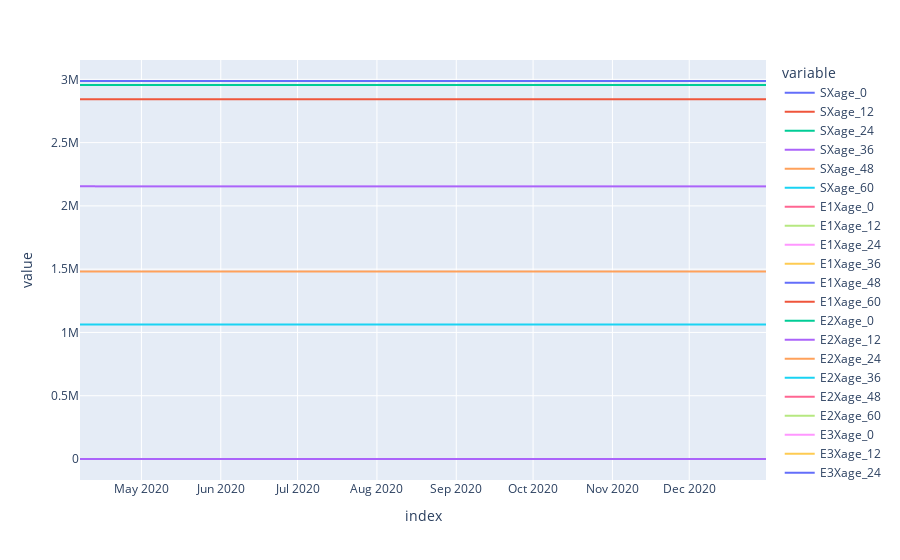

Here is the notebook cell this chart was saved with:
### Code cell
#Plot compartment outputs
m.get_outputs_df().plot()

### Figure 1 — Plotly figure (JSON) as saved in the notebook; plotly's stock layout.template omitted (floating-point values rounded to 4 significant figures; data arrays with more than 128 entries replaced by an {"elided": "..."} marker saying what was removed)
{"data": [{"hovertemplate": "variable=SXage_0<br>index=%{x}<br>value=%{y}<extra></extra>", "legendgroup": "SXage_0", "line": {"color": "#636efa", "dash": "solid"}, "marker": {"symbol": "circle"}, "mode": "lines", "name": "SXage_0", "showlegend": true, "type": "scattergl", "x": {"elided": "269 str values"}, "xaxis": "x", "y": {"elided": "269 float values"}, "yaxis": "y"}, {"hovertemplate": "variable=SXage_12<br>index=%{x}<br>value=%{y}<extra></extra>", "legendgroup": "SXage_12", "line": {"color": "#EF553B", "dash": "solid"}, "marker": {"symbol": "circle"}, "mode": "lines", "name": "SXage_12", "showlegend": true, "type": "scattergl", "x": {"elided": "269 str values"}, "xaxis": "x", "y": {"elided": "269 float values"}, "yaxis": "y"}, {"hovertemplate": "variable=SXage_24<br>index=%{x}<br>value=%{y}<extra></extra>", "legendgroup": "SXage_24", "line": {"color": "#00cc96", "dash": "solid"}, "marker": {"symbol": "circle"}, "mode": "lines", "name": "SXage_24", "showlegend": true, "type": "scattergl", "x": {"elided": "269 str values"}, "xaxis": "x", "y": {"elided": "269 float values"}, "yaxis": "y"}, {"hovertemplate": "variable=SXage_36<br>index=%{x}<br>value=%{y}<extra></extra>", "legendgroup": "SXage_36", "line": {"color": "#ab63fa", "dash": "solid"}, "marker": {"symbol": "circle"}, "mode": "lines", "name": "SXage_36", "showlegend": true, "type": "scattergl", "x": {"elided": "269 str values"}, "xaxis": "x", "y": {"elided": "269 float values"}, "yaxis": "y"}, {"hovertemplate": "variable=SXage_48<br>index=%{x}<br>value=%{y}<extra></extra>", "legendgroup": "SXage_48", "line": {"color": "#FFA15A", "dash": "solid"}, "marker": {"symbol": "circle"}, "mode": "lines", "name": "SXage_48", "showlegend": true, "type": "scattergl", "x": {"elided": "269 str values"}, "xaxis": "x", "y": {"elided": "269 float values"}, "yaxis": "y"}, {"hovertemplate": "variable=SXage_60<br>index=%{x}<br>value=%{y}<extra></extra>", "legendgroup": "SXage_60", "line": {"color": "#19d3f3", "dash": "solid"}, "marker": {"symbol": "circle"}, "mode": "lines", "name": "SXage_60", "showlegend": true, "type": "scattergl", "x": {"elided": "269 str values"}, "xaxis": "x", "y": {"elided": "269 float values"}, "yaxis": "y"}, {"hovertemplate": "variable=E1Xage_0<br>index=%{x}<br>value=%{y}<extra></extra>", "legendgroup": "E1Xage_0", "line": {"color": "#FF6692", "dash": "solid"}, "marker": {"symbol": "circle"}, "mode": "lines", "name": "E1Xage_0", "showlegend": true, "type": "scattergl", "x": {"elided": "269 str values"}, "xaxis": "x", "y": {"elided": "269 float values"}, "yaxis": "y"}, {"hovertemplate": "variable=E1Xage_12<br>index=%{x}<br>value=%{y}<extra></extra>", "legendgroup": "E1Xage_12", "line": {"color": "#B6E880", "dash": "solid"}, "marker": {"symbol": "circle"}, "mode": "lines", "name": "E1Xage_12", "showlegend": true, "type": "scattergl", "x": {"elided": "269 str values"}, "xaxis": "x", "y": {"elided": "269 float values"}, "yaxis": "y"}, {"hovertemplate": "variable=E1Xage_24<br>index=%{x}<br>value=%{y}<extra></extra>", "legendgroup": "E1Xage_24", "line": {"color": "#FF97FF", "dash": "solid"}, "marker": {"symbol": "circle"}, "mode": "lines", "name": "E1Xage_24", "showlegend": true, "type": "scattergl", "x": {"elided": "269 str values"}, "xaxis": "x", "y": {"elided": "269 float values"}, "yaxis": "y"}, {"hovertemplate": "variable=E1Xage_36<br>index=%{x}<br>value=%{y}<extra></extra>", "legendgroup": "E1Xage_36", "line": {"color": "#FECB52", "dash": "solid"}, "marker": {"symbol": "circle"}, "mode": "lines", "name": "E1Xage_36", "showlegend": true, "type": "scattergl", "x": {"elided": "269 str values"}, "xaxis": "x", "y": {"elided": "269 float values"}, "yaxis": "y"}, {"hovertemplate": "variable=E1Xage_48<br>index=%{x}<br>value=%{y}<extra></extra>", "legendgroup": "E1Xage_48", "line": {"color": "#636efa", "dash": "solid"}, "marker": {"symbol": "circle"}, "mode": "lines", "name": "E1Xage_48", "showlegend": true, "type": "scattergl", "x": {"elided": "269 str values"}, "xaxis": "x", "y": {"elided": "269 float values"}, "yaxis": "y"}, {"hovertemplate": "variable=E1Xage_60<br>index=%{x}<br>value=%{y}<extra></extra>", "legendgroup": "E1Xage_60", "line": {"color": "#EF553B", "dash": "solid"}, "marker": {"symbol": "circle"}, "mode": "lines", "name": "E1Xage_60", "showlegend": true, "type": "scattergl", "x": {"elided": "269 str values"}, "xaxis": "x", "y": {"elided": "269 float values"}, "yaxis": "y"}, {"hovertemplate": "variable=E2Xage_0<br>index=%{x}<br>value=%{y}<extra></extra>", "legendgroup": "E2Xage_0", "line": {"color": "#00cc96", "dash": "solid"}, "marker": {"symbol": "circle"}, "mode": "lines", "name": "E2Xage_0", "showlegend": true, "type": "scattergl", "x": {"elided": "269 str values"}, "xaxis": "x", "y": {"elided": "269 float values"}, "yaxis": "y"}, {"hovertemplate": "variable=E2Xage_12<br>index=%{x}<br>value=%{y}<extra></extra>", "legendgroup": "E2Xage_12", "line": {"color": "#ab63fa", "dash": "solid"}, "marker": {"symbol": "circle"}, "mode": "lines", "name": "E2Xage_12", "showlegend": true, "type": "scattergl", "x": {"elided": "269 str values"}, "xaxis": "x", "y": {"elided": "269 float values"}, "yaxis": "y"}, {"hovertemplate": "variable=E2Xage_24<br>index=%{x}<br>value=%{y}<extra></extra>", "legendgroup": "E2Xage_24", "line": {"color": "#FFA15A", "dash": "solid"}, "marker": {"symbol": "circle"}, "mode": "lines", "name": "E2Xage_24", "showlegend": true, "type": "scattergl", "x": {"elided": "269 str values"}, "xaxis": "x", "y": {"elided": "269 float values"}, "yaxis": "y"}, {"hovertemplate": "variable=E2Xage_36<br>index=%{x}<br>value=%{y}<extra></extra>", "legendgroup": "E2Xage_36", "line": {"color": "#19d3f3", "dash": "solid"}, "marker": {"symbol": "circle"}, "mode": "lines", "name": "E2Xage_36", "showlegend": true, "type": "scattergl", "x": {"elided": "269 str values"}, "xaxis": "x", "y": {"elided": "269 float values"}, "yaxis": "y"}, {"hovertemplate": "variable=E2Xage_48<br>index=%{x}<br>value=%{y}<extra></extra>", "legendgroup": "E2Xage_48", "line": {"color": "#FF6692", "dash": "solid"}, "marker": {"symbol": "circle"}, "mode": "lines", "name": "E2Xage_48", "showlegend": true, "type": "scattergl", "x": {"elided": "269 str values"}, "xaxis": "x", "y": {"elided": "269 float values"}, "yaxis": "y"}, {"hovertemplate": "variable=E2Xage_60<br>index=%{x}<br>value=%{y}<extra></extra>", "legendgroup": "E2Xage_60", "line": {"color": "#B6E880", "dash": "solid"}, "marker": {"symbol": "circle"}, "mode": "lines", "name": "E2Xage_60", "showlegend": true, "type": "scattergl", "x": {"elided": "269 str values"}, "xaxis": "x", "y": {"elided": "269 float values"}, "yaxis": "y"}, {"hovertemplate": "variable=E3Xage_0<br>index=%{x}<br>value=%{y}<extra></extra>", "legendgroup": "E3Xage_0", "line": {"color": "#FF97FF", "dash": "solid"}, "marker": {"symbol": "circle"}, "mode": "lines", "name": "E3Xage_0", "showlegend": true, "type": "scattergl", "x": {"elided": "269 str values"}, "xaxis": "x", "y": {"elided": "269 float values"}, "yaxis": "y"}, {"hovertemplate": "variable=E3Xage_12<br>index=%{x}<br>value=%{y}<extra></extra>", "legendgroup": "E3Xage_12", "line": {"color": "#FECB52", "dash": "solid"}, "marker": {"symbol": "circle"}, "mode": "lines", "name": "E3Xage_12", "showlegend": true, "type": "scattergl", "x": {"elided": "269 str values"}, "xaxis": "x", "y": {"elided": "269 float values"}, "yaxis": "y"}, {"hovertemplate": "variable=E3Xage_24<br>index=%{x}<br>value=%{y}<extra></extra>", "legendgroup": "E3Xage_24", "line": {"color": "#636efa", "dash": "solid"}, "marker": {"symbol": "circle"}, "mode": "lines", "name": "E3Xage_24", "showlegend": true, "type": "scattergl", "x": {"elided": "269 str values"}, "xaxis": "x", "y": {"elided": "269 float values"}, "yaxis": "y"}, {"hovertemplate": "variable=E3Xage_36<br>index=%{x}<br>value=%{y}<extra></extra>", "legendgroup": "E3Xage_36", "line": {"color": "#EF553B", "dash": "solid"}, "marker": {"symbol": "circle"}, "mode": "lines", "name": "E3Xage_36", "showlegend": true, "type": "scattergl", "x": {"elided": "269 str values"}, "xaxis": "x", "y": {"elided": "269 float values"}, "yaxis": "y"}, {"hovertemplate": "variable=E3Xage_48<br>index=%{x}<br>value=%{y}<extra></extra>", "legendgroup": "E3Xage_48", "line": {"color": "#00cc96", "dash": "solid"}, "marker": {"symbol": "circle"}, "mode": "lines", "name": "E3Xage_48", "showlegend": true, "type": "scattergl", "x": {"elided": "269 str values"}, "xaxis": "x", "y": {"elided": "269 float values"}, "yaxis": "y"}, {"hovertemplate": "variable=E3Xage_60<br>index=%{x}<br>value=%{y}<extra></extra>", "legendgroup": "E3Xage_60", "line": {"color": "#ab63fa", "dash": "solid"}, "marker": {"symbol": "circle"}, "mode": "lines", "name": "E3Xage_60", "showlegend": true, "type": "scattergl", "x": {"elided": "269 str values"}, "xaxis": "x", "y": {"elided": "269 float values"}, "yaxis": "y"}, {"hovertemplate": "variable=E4Xage_0<br>index=%{x}<br>value=%{y}<extra></extra>", "legendgroup": "E4Xage_0", "line": {"color": "#FFA15A", "dash": "solid"}, "marker": {"symbol": "circle"}, "mode": "lines", "name": "E4Xage_0", "showlegend": true, "type": "scattergl", "x": {"elided": "269 str values"}, "xaxis": "x", "y": {"elided": "269 float values"}, "yaxis": "y"}, {"hovertemplate": "variable=E4Xage_12<br>index=%{x}<br>value=%{y}<extra></extra>", "legendgroup": "E4Xage_12", "line": {"color": "#19d3f3", "dash": "solid"}, "marker": {"symbol": "circle"}, "mode": "lines", "name": "E4Xage_12", "showlegend": true, "type": "scattergl", "x": {"elided": "269 str values"}, "xaxis": "x", "y": {"elided": "269 float values"}, "yaxis": "y"}, {"hovertemplate": "variable=E4Xage_24<br>index=%{x}<br>value=%{y}<extra></extra>", "legendgroup": "E4Xage_24", "line": {"color": "#FF6692", "dash": "solid"}, "marker": {"symbol": "circle"}, "mode": "lines", "name": "E4Xage_24", "showlegend": true, "type": "scattergl", "x": {"elided": "269 str values"}, "xaxis": "x", "y": {"elided": "269 float values"}, "yaxis": "y"}, {"hovertemplate": "variable=E4Xage_36<br>index=%{x}<br>value=%{y}<extra></extra>", "legendgroup": "E4Xage_36", "line": {"color": "#B6E880", "dash": "solid"}, "marker": {"symbol": "circle"}, "mode": "lines", "name": "E4Xage_36", "showlegend": true, "type": "scattergl", "x": {"elided": "269 str values"}, "xaxis": "x", "y": {"elided": "269 float values"}, "yaxis": "y"}, {"hovertemplate": "variable=E4Xage_48<br>index=%{x}<br>value=%{y}<extra></extra>", "legendgroup": "E4Xage_48", "line": {"color": "#FF97FF", "dash": "solid"}, "marker": {"symbol": "circle"}, "mode": "lines", "name": "E4Xage_48", "showlegend": true, "type": "scattergl", "x": {"elided": "269 str values"}, "xaxis": "x", "y": {"elided": "269 float values"}, "yaxis": "y"}, {"hovertemplate": "variable=E4Xage_60<br>index=%{x}<br>value=%{y}<extra></extra>", "legendgroup": "E4Xage_60", "line": {"color": "#FECB52", "dash": "solid"}, "marker": {"symbol": "circle"}, "mode": "lines", "name": "E4Xage_60", "showlegend": true, "type": "scattergl", "x": {"elided": "269 str values"}, "xaxis": "x", "y": {"elided": "269 float values"}, "yaxis": "y"}, {"hovertemplate": "variable=I1Xage_0<br>index=%{x}<br>value=%{y}<extra></extra>", "legendgroup": "I1Xage_0", "line": {"color": "#636efa", "dash": "solid"}, "marker": {"symbol": "circle"}, "mode": "lines", "name": "I1Xage_0", "showlegend": true, "type": "scattergl", "x": {"elided": "269 str values"}, "xaxis": "x", "y": {"elided": "269 float values"}, "yaxis": "y"}, {"hovertemplate": "variable=I1Xage_12<br>index=%{x}<br>value=%{y}<extra></extra>", "legendgroup": "I1Xage_12", "line": {"color": "#EF553B", "dash": "solid"}, "marker": {"symbol": "circle"}, "mode": "lines", "name": "I1Xage_12", "showlegend": true, "type": "scattergl", "x": {"elided": "269 str values"}, "xaxis": "x", "y": {"elided": "269 float values"}, "yaxis": "y"}, {"hovertemplate": "variable=I1Xage_24<br>index=%{x}<br>value=%{y}<extra></extra>", "legendgroup": "I1Xage_24", "line": {"color": "#00cc96", "dash": "solid"}, "marker": {"symbol": "circle"}, "mode": "lines", "name": "I1Xage_24", "showlegend": true, "type": "scattergl", "x": {"elided": "269 str values"}, "xaxis": "x", "y": {"elided": "269 float values"}, "yaxis": "y"}, {"hovertemplate": "variable=I1Xage_36<br>index=%{x}<br>value=%{y}<extra></extra>", "legendgroup": "I1Xage_36", "line": {"color": "#ab63fa", "dash": "solid"}, "marker": {"symbol": "circle"}, "mode": "lines", "name": "I1Xage_36", "showlegend": true, "type": "scattergl", "x": {"elided": "269 str values"}, "xaxis": "x", "y": {"elided": "269 float values"}, "yaxis": "y"}, {"hovertemplate": "variable=I1Xage_48<br>index=%{x}<br>value=%{y}<extra></extra>", "legendgroup": "I1Xage_48", "line": {"color": "#FFA15A", "dash": "solid"}, "marker": {"symbol": "circle"}, "mode": "lines", "name": "I1Xage_48", "showlegend": true, "type": "scattergl", "x": {"elided": "269 str values"}, "xaxis": "x", "y": {"elided": "269 float values"}, "yaxis": "y"}, {"hovertemplate": "variable=I1Xage_60<br>index=%{x}<br>value=%{y}<extra></extra>", "legendgroup": "I1Xage_60", "line": {"color": "#19d3f3", "dash": "solid"}, "marker": {"symbol": "circle"}, "mode": "lines", "name": "I1Xage_60", "showlegend": true, "type": "scattergl", "x": {"elided": "269 str values"}, "xaxis": "x", "y": {"elided": "269 float values"}, "yaxis": "y"}, {"hovertemplate": "variable=I2Xage_0<br>index=%{x}<br>value=%{y}<extra></extra>", "legendgroup": "I2Xage_0", "line": {"color": "#FF6692", "dash": "solid"}, "marker": {"symbol": "circle"}, "mode": "lines", "name": "I2Xage_0", "showlegend": true, "type": "scattergl", "x": {"elided": "269 str values"}, "xaxis": "x", "y": {"elided": "269 float values"}, "yaxis": "y"}, {"hovertemplate": "variable=I2Xage_12<br>index=%{x}<br>value=%{y}<extra></extra>", "legendgroup": "I2Xage_12", "line": {"color": "#B6E880", "dash": "solid"}, "marker": {"symbol": "circle"}, "mode": "lines", "name": "I2Xage_12", "showlegend": true, "type": "scattergl", "x": {"elided": "269 str values"}, "xaxis": "x", "y": {"elided": "269 float values"}, "yaxis": "y"}, {"hovertemplate": "variable=I2Xage_24<br>index=%{x}<br>value=%{y}<extra></extra>", "legendgroup": "I2Xage_24", "line": {"color": "#FF97FF", "dash": "solid"}, "marker": {"symbol": "circle"}, "mode": "lines", "name": "I2Xage_24", "showlegend": true, "type": "scattergl", "x": {"elided": "269 str values"}, "xaxis": "x", "y": {"elided": "269 float values"}, "yaxis": "y"}, {"hovertemplate": "variable=I2Xage_36<br>index=%{x}<br>value=%{y}<extra></extra>", "legendgroup": "I2Xage_36", "line": {"color": "#FECB52", "dash": "solid"}, "marker": {"symbol": "circle"}, "mode": "lines", "name": "I2Xage_36", "showlegend": true, "type": "scattergl", "x": {"elided": "269 str values"}, "xaxis": "x", "y": {"elided": "269 float values"}, "yaxis": "y"}, {"hovertemplate": "variable=I2Xage_48<br>index=%{x}<br>value=%{y}<extra></extra>", "legendgroup": "I2Xage_48", "line": {"color": "#636efa", "dash": "solid"}, "marker": {"symbol": "circle"}, "mode": "lines", "name": "I2Xage_48", "showlegend": true, "type": "scattergl", "x": {"elided": "269 str values"}, "xaxis": "x", "y": {"elided": "269 float values"}, "yaxis": "y"}, {"hovertemplate": "variable=I2Xage_60<br>index=%{x}<br>value=%{y}<extra></extra>", "legendgroup": "I2Xage_60", "line": {"color": "#EF553B", "dash": "solid"}, "marker": {"symbol": "circle"}, "mode": "lines", "name": "I2Xage_60", "showlegend": true, "type": "scattergl", "x": {"elided": "269 str values"}, "xaxis": "x", "y": {"elided": "269 float values"}, "yaxis": "y"}, {"hovertemplate": "variable=I3Xage_0<br>index=%{x}<br>value=%{y}<extra></extra>", "legendgroup": "I3Xage_0", "line": {"color": "#00cc96", "dash": "solid"}, "marker": {"symbol": "circle"}, "mode": "lines", "name": "I3Xage_0", "showlegend": true, "type": "scattergl", "x": {"elided": "269 str values"}, "xaxis": "x", "y": {"elided": "269 float values"}, "yaxis": "y"}, {"hovertemplate": "variable=I3Xage_12<br>index=%{x}<br>value=%{y}<extra></extra>", "legendgroup": "I3Xage_12", "line": {"color": "#ab63fa", "dash": "solid"}, "marker": {"symbol": "circle"}, "mode": "lines", "name": "I3Xage_12", "showlegend": true, "type": "scattergl", "x": {"elided": "269 str values"}, "xaxis": "x", "y": {"elided": "269 float values"}, "yaxis": "y"}, {"hovertemplate": "variable=I3Xage_24<br>index=%{x}<br>value=%{y}<extra></extra>", "legendgroup": "I3Xage_24", "line": {"color": "#FFA15A", "dash": "solid"}, "marker": {"symbol": "circle"}, "mode": "lines", "name": "I3Xage_24", "showlegend": true, "type": "scattergl", "x": {"elided": "269 str values"}, "xaxis": "x", "y": {"elided": "269 float values"}, "yaxis": "y"}, {"hovertemplate": "variable=I3Xage_36<br>index=%{x}<br>value=%{y}<extra></extra>", "legendgroup": "I3Xage_36", "line": {"color": "#19d3f3", "dash": "solid"}, "marker": {"symbol": "circle"}, "mode": "lines", "name": "I3Xage_36", "showlegend": true, "type": "scattergl", "x": {"elided": "269 str values"}, "xaxis": "x", "y": {"elided": "269 float values"}, "yaxis": "y"}, {"hovertemplate": "variable=I3Xage_48<br>index=%{x}<br>value=%{y}<extra></extra>", "legendgroup": "I3Xage_48", "line": {"color": "#FF6692", "dash": "solid"}, "marker": {"symbol": "circle"}, "mode": "lines", "name": "I3Xage_48", "showlegend": true, "type": "scattergl", "x": {"elided": "269 str values"}, "xaxis": "x", "y": {"elided": "269 float values"}, "yaxis": "y"}, {"hovertemplate": "variable=I3Xage_60<br>index=%{x}<br>value=%{y}<extra></extra>", "legendgroup": "I3Xage_60", "line": {"color": "#B6E880", "dash": "solid"}, "marker": {"symbol": "circle"}, "mode": "lines", "name": "I3Xage_60", "showlegend": true, "type": "scattergl", "x": {"elided": "269 str values"}, "xaxis": "x", "y": {"elided": "269 float values"}, "yaxis": "y"}, {"hovertemplate": "variable=I4Xage_0<br>index=%{x}<br>value=%{y}<extra></extra>", "legendgroup": "I4Xage_0", "line": {"color": "#FF97FF", "dash": "solid"}, "marker": {"symbol": "circle"}, "mode": "lines", "name": "I4Xage_0", "showlegend": true, "type": "scattergl", "x": {"elided": "269 str values"}, "xaxis": "x", "y": {"elided": "269 float values"}, "yaxis": "y"}, {"hovertemplate": "variable=I4Xage_12<br>index=%{x}<br>value=%{y}<extra></extra>", "legendgroup": "I4Xage_12", "line": {"color": "#FECB52", "dash": "solid"}, "marker": {"symbol": "circle"}, "mode": "lines", "name": "I4Xage_12", "showlegend": true, "type": "scattergl", "x": {"elided": "269 str values"}, "xaxis": "x", "y": {"elided": "269 float values"}, "yaxis": "y"}, {"hovertemplate": "variable=I4Xage_24<br>index=%{x}<br>value=%{y}<extra></extra>", "legendgroup": "I4Xage_24", "line": {"color": "#636efa", "dash": "solid"}, "marker": {"symbol": "circle"}, "mode": "lines", "name": "I4Xage_24", "showlegend": true, "type": "scattergl", "x": {"elided": "269 str values"}, "xaxis": "x", "y": {"elided": "269 float values"}, "yaxis": "y"}, {"hovertemplate": "variable=I4Xage_36<br>index=%{x}<br>value=%{y}<extra></extra>", "legendgroup": "I4Xage_36", "line": {"color": "#EF553B", "dash": "solid"}, "marker": {"symbol": "circle"}, "mode": "lines", "name": "I4Xage_36", "showlegend": true, "type": "scattergl", "x": {"elided": "269 str values"}, "xaxis": "x", "y": {"elided": "269 float values"}, "yaxis": "y"}, {"hovertemplate": "variable=I4Xage_48<br>index=%{x}<br>value=%{y}<extra></extra>", "legendgroup": "I4Xage_48", "line": {"color": "#00cc96", "dash": "solid"}, "marker": {"symbol": "circle"}, "mode": "lines", "name": "I4Xage_48", "showlegend": true, "type": "scattergl", "x": {"elided": "269 str values"}, "xaxis": "x", "y": {"elided": "269 float values"}, "yaxis": "y"}, {"hovertemplate": "variable=I4Xage_60<br>index=%{x}<br>value=%{y}<extra></extra>", "legendgroup": "I4Xage_60", "line": {"color": "#ab63fa", "dash": "solid"}, "marker": {"symbol": "circle"}, "mode": "lines", "name": "I4Xage_60", "showlegend": true, "type": "scattergl", "x": {"elided": "269 str values"}, "xaxis": "x", "y": {"elided": "269 float values"}, "yaxis": "y"}, {"hovertemplate": "variable=Q1Xage_0<br>index=%{x}<br>value=%{y}<extra></extra>", "legendgroup": "Q1Xage_0", "line": {"color": "#FFA15A", "dash": "solid"}, "marker": {"symbol": "circle"}, "mode": "lines", "name": "Q1Xage_0", "showlegend": true, "type": "scattergl", "x": {"elided": "269 str values"}, "xaxis": "x", "y": {"elided": "269 float values"}, "yaxis": "y"}, {"hovertemplate": "variable=Q1Xage_12<br>index=%{x}<br>value=%{y}<extra></extra>", "legendgroup": "Q1Xage_12", "line": {"color": "#19d3f3", "dash": "solid"}, "marker": {"symbol": "circle"}, "mode": "lines", "name": "Q1Xage_12", "showlegend": true, "type": "scattergl", "x": {"elided": "269 str values"}, "xaxis": "x", "y": {"elided": "269 float values"}, "yaxis": "y"}, {"hovertemplate": "variable=Q1Xage_24<br>index=%{x}<br>value=%{y}<extra></extra>", "legendgroup": "Q1Xage_24", "line": {"color": "#FF6692", "dash": "solid"}, "marker": {"symbol": "circle"}, "mode": "lines", "name": "Q1Xage_24", "showlegend": true, "type": "scattergl", "x": {"elided": "269 str values"}, "xaxis": "x", "y": {"elided": "269 float values"}, "yaxis": "y"}, {"hovertemplate": "variable=Q1Xage_36<br>index=%{x}<br>value=%{y}<extra></extra>", "legendgroup": "Q1Xage_36", "line": {"color": "#B6E880", "dash": "solid"}, "marker": {"symbol": "circle"}, "mode": "lines", "name": "Q1Xage_36", "showlegend": true, "type": "scattergl", "x": {"elided": "269 str values"}, "xaxis": "x", "y": {"elided": "269 float values"}, "yaxis": "y"}, {"hovertemplate": "variable=Q1Xage_48<br>index=%{x}<br>value=%{y}<extra></extra>", "legendgroup": "Q1Xage_48", "line": {"color": "#FF97FF", "dash": "solid"}, "marker": {"symbol": "circle"}, "mode": "lines", "name": "Q1Xage_48", "showlegend": true, "type": "scattergl", "x": {"elided": "269 str values"}, "xaxis": "x", "y": {"elided": "269 float values"}, "yaxis": "y"}, {"hovertemplate": "variable=Q1Xage_60<br>index=%{x}<br>value=%{y}<extra></extra>", "legendgroup": "Q1Xage_60", "line": {"color": "#FECB52", "dash": "solid"}, "marker": {"symbol": "circle"}, "mode": "lines", "name": "Q1Xage_60", "showlegend": true, "type": "scattergl", "x": {"elided": "269 str values"}, "xaxis": "x", "y": {"elided": "269 float values"}, "yaxis": "y"}, {"hovertemplate": "variable=Q2Xage_0<br>index=%{x}<br>value=%{y}<extra></extra>", "legendgroup": "Q2Xage_0", "line": {"color": "#636efa", "dash": "solid"}, "marker": {"symbol": "circle"}, "mode": "lines", "name": "Q2Xage_0", "showlegend": true, "type": "scattergl", "x": {"elided": "269 str values"}, "xaxis": "x", "y": {"elided": "269 float values"}, "yaxis": "y"}, {"hovertemplate": "variable=Q2Xage_12<br>index=%{x}<br>value=%{y}<extra></extra>", "legendgroup": "Q2Xage_12", "line": {"color": "#EF553B", "dash": "solid"}, "marker": {"symbol": "circle"}, "mode": "lines", "name": "Q2Xage_12", "showlegend": true, "type": "scattergl", "x": {"elided": "269 str values"}, "xaxis": "x", "y": {"elided": "269 float values"}, "yaxis": "y"}, {"hovertemplate": "variable=Q2Xage_24<br>index=%{x}<br>value=%{y}<extra></extra>", "legendgroup": "Q2Xage_24", "line": {"color": "#00cc96", "dash": "solid"}, "marker": {"symbol": "circle"}, "mode": "lines", "name": "Q2Xage_24", "showlegend": true, "type": "scattergl", "x": {"elided": "269 str values"}, "xaxis": "x", "y": {"elided": "269 float values"}, "yaxis": "y"}, {"hovertemplate": "variable=Q2Xage_36<br>index=%{x}<br>value=%{y}<extra></extra>", "legendgroup": "Q2Xage_36", "line": {"color": "#ab63fa", "dash": "solid"}, "marker": {"symbol": "circle"}, "mode": "lines", "name": "Q2Xage_36", "showlegend": true, "type": "scattergl", "x": {"elided": "269 str values"}, "xaxis": "x", "y": {"elided": "269 float values"}, "yaxis": "y"}, {"hovertemplate": "variable=Q2Xage_48<br>index=%{x}<br>value=%{y}<extra></extra>", "legendgroup": "Q2Xage_48", "line": {"color": "#FFA15A", "dash": "solid"}, "marker": {"symbol": "circle"}, "mode": "lines", "name": "Q2Xage_48", "showlegend": true, "type": "scattergl", "x": {"elided": "269 str values"}, "xaxis": "x", "y": {"elided": "269 float values"}, "yaxis": "y"}, {"hovertemplate": "variable=Q2Xage_60<br>index=%{x}<br>value=%{y}<extra></extra>", "legendgroup": "Q2Xage_60", "line": {"color": "#19d3f3", "dash": "solid"}, "marker": {"symbol": "circle"}, "mode": "lines", "name": "Q2Xage_60", "showlegend": true, "type": "scattergl", "x": {"elided": "269 str values"}, "xaxis": "x", "y": {"elided": "269 float values"}, "yaxis": "y"}, {"hovertemplate": "variable=Q3Xage_0<br>index=%{x}<br>value=%{y}<extra></extra>", "legendgroup": "Q3Xage_0", "line": {"color": "#FF6692", "dash": "solid"}, "marker": {"symbol": "circle"}, "mode": "lines", "name": "Q3Xage_0", "showlegend": true, "type": "scattergl", "x": {"elided": "269 str values"}, "xaxis": "x", "y": {"elided": "269 float values"}, "yaxis": "y"}, {"hovertemplate": "variable=Q3Xage_12<br>index=%{x}<br>value=%{y}<extra></extra>", "legendgroup": "Q3Xage_12", "line": {"color": "#B6E880", "dash": "solid"}, "marker": {"symbol": "circle"}, "mode": "lines", "name": "Q3Xage_12", "showlegend": true, "type": "scattergl", "x": {"elided": "269 str values"}, "xaxis": "x", "y": {"elided": "269 float values"}, "yaxis": "y"}, {"hovertemplate": "variable=Q3Xage_24<br>index=%{x}<br>value=%{y}<extra></extra>", "legendgroup": "Q3Xage_24", "line": {"color": "#FF97FF", "dash": "solid"}, "marker": {"symbol": "circle"}, "mode": "lines", "name": "Q3Xage_24", "showlegend": true, "type": "scattergl", "x": {"elided": "269 str values"}, "xaxis": "x", "y": {"elided": "269 float values"}, "yaxis": "y"}, {"hovertemplate": "variable=Q3Xage_36<br>index=%{x}<br>value=%{y}<extra></extra>", "legendgroup": "Q3Xage_36", "line": {"color": "#FECB52", "dash": "solid"}, "marker": {"symbol": "circle"}, "mode": "lines", "name": "Q3Xage_36", "showlegend": true, "type": "scattergl", "x": {"elided": "269 str values"}, "xaxis": "x", "y": {"elided": "269 float values"}, "yaxis": "y"}, {"hovertemplate": "variable=Q3Xage_48<br>index=%{x}<br>value=%{y}<extra></extra>", "legendgroup": "Q3Xage_48", "line": {"color": "#636efa", "dash": "solid"}, "marker": {"symbol": "circle"}, "mode": "lines", "name": "Q3Xage_48", "showlegend": true, "type": "scattergl", "x": {"elided": "269 str values"}, "xaxis": "x", "y": {"elided": "269 float values"}, "yaxis": "y"}, {"hovertemplate": "variable=Q3Xage_60<br>index=%{x}<br>value=%{y}<extra></extra>", "legendgroup": "Q3Xage_60", "line": {"color": "#EF553B", "dash": "solid"}, "marker": {"symbol": "circle"}, "mode": "lines", "name": "Q3Xage_60", "showlegend": true, "type": "scattergl", "x": {"elided": "269 str values"}, "xaxis": "x", "y": {"elided": "269 float values"}, "yaxis": "y"}, {"hovertemplate": "variable=Q4Xage_0<br>index=%{x}<br>value=%{y}<extra></extra>", "legendgroup": "Q4Xage_0", "line": {"color": "#00cc96", "dash": "solid"}, "marker": {"symbol": "circle"}, "mode": "lines", "name": "Q4Xage_0", "showlegend": true, "type": "scattergl", "x": {"elided": "269 str values"}, "xaxis": "x", "y": {"elided": "269 float values"}, "yaxis": "y"}, {"hovertemplate": "variable=Q4Xage_12<br>index=%{x}<br>value=%{y}<extra></extra>", "legendgroup": "Q4Xage_12", "line": {"color": "#ab63fa", "dash": "solid"}, "marker": {"symbol": "circle"}, "mode": "lines", "name": "Q4Xage_12", "showlegend": true, "type": "scattergl", "x": {"elided": "269 str values"}, "xaxis": "x", "y": {"elided": "269 float values"}, "yaxis": "y"}, {"hovertemplate": "variable=Q4Xage_24<br>index=%{x}<br>value=%{y}<extra></extra>", "legendgroup": "Q4Xage_24", "line": {"color": "#FFA15A", "dash": "solid"}, "marker": {"symbol": "circle"}, "mode": "lines", "name": "Q4Xage_24", "showlegend": true, "type": "scattergl", "x": {"elided": "269 str values"}, "xaxis": "x", "y": {"elided": "269 float values"}, "yaxis": "y"}, {"hovertemplate": "variable=Q4Xage_36<br>index=%{x}<br>value=%{y}<extra></extra>", "legendgroup": "Q4Xage_36", "line": {"color": "#19d3f3", "dash": "solid"}, "marker": {"symbol": "circle"}, "mode": "lines", "name": "Q4Xage_36", "showlegend": true, "type": "scattergl", "x": {"elided": "269 str values"}, "xaxis": "x", "y": {"elided": "269 float values"}, "yaxis": "y"}, {"hovertemplate": "variable=Q4Xage_48<br>index=%{x}<br>value=%{y}<extra></extra>", "legendgroup": "Q4Xage_48", "line": {"color": "#FF6692", "dash": "solid"}, "marker": {"symbol": "circle"}, "mode": "lines", "name": "Q4Xage_48", "showlegend": true, "type": "scattergl", "x": {"elided": "269 str values"}, "xaxis": "x", "y": {"elided": "269 float values"}, "yaxis": "y"}, {"hovertemplate": "variable=Q4Xage_60<br>index=%{x}<br>value=%{y}<extra></extra>", "legendgroup": "Q4Xage_60", "line": {"color": "#B6E880", "dash": "solid"}, "marker": {"symbol": "circle"}, "mode": "lines", "name": "Q4Xage_60", "showlegend": true, "type": "scattergl", "x": {"elided": "269 str values"}, "xaxis": "x", "y": {"elided": "269 float values"}, "yaxis": "y"}, {"hovertemplate": "variable=RXage_0<br>index=%{x}<br>value=%{y}<extra></extra>", "legendgroup": "RXage_0", "line": {"color": "#FF97FF", "dash": "solid"}, "marker": {"symbol": "circle"}, "mode": "lines", "name": "RXage_0", "showlegend": true, "type": "scattergl", "x": {"elided": "269 str values"}, "xaxis": "x", "y": {"elided": "269 float values"}, "yaxis": "y"}, {"hovertemplate": "variable=RXage_12<br>index=%{x}<br>value=%{y}<extra></extra>", "legendgroup": "RXage_12", "line": {"color": "#FECB52", "dash": "solid"}, "marker": {"symbol": "circle"}, "mode": "lines", "name": "RXage_12", "showlegend": true, "type": "scattergl", "x": {"elided": "269 str values"}, "xaxis": "x", "y": {"elided": "269 float values"}, "yaxis": "y"}, {"hovertemplate": "variable=RXage_24<br>index=%{x}<br>value=%{y}<extra></extra>", "legendgroup": "RXage_24", "line": {"color": "#636efa", "dash": "solid"}, "marker": {"symbol": "circle"}, "mode": "lines", "name": "RXage_24", "showlegend": true, "type": "scattergl", "x": {"elided": "269 str values"}, "xaxis": "x", "y": {"elided": "269 float values"}, "yaxis": "y"}, {"hovertemplate": "variable=RXage_36<br>index=%{x}<br>value=%{y}<extra></extra>", "legendgroup": "RXage_36", "line": {"color": "#EF553B", "dash": "solid"}, "marker": {"symbol": "circle"}, "mode": "lines", "name": "RXage_36", "showlegend": true, "type": "scattergl", "x": {"elided": "269 str values"}, "xaxis": "x", "y": {"elided": "269 float values"}, "yaxis": "y"}, {"hovertemplate": "variable=RXage_48<br>index=%{x}<br>value=%{y}<extra></extra>", "legendgroup": "RXage_48", "line": {"color": "#00cc96", "dash": "solid"}, "marker": {"symbol": "circle"}, "mode": "lines", "name": "RXage_48", "showlegend": true, "type": "scattergl", "x": {"elided": "269 str values"}, "xaxis": "x", "y": {"elided": "269 float values"}, "yaxis": "y"}, {"hovertemplate": "variable=RXage_60<br>index=%{x}<br>value=%{y}<extra></extra>", "legendgroup": "RXage_60", "line": {"color": "#ab63fa", "dash": "solid"}, "marker": {"symbol": "circle"}, "mode": "lines", "name": "RXage_60", "showlegend": true, "type": "scattergl", "x": {"elided": "269 str values"}, "xaxis": "x", "y": {"elided": "269 float values"}, "yaxis": "y"}], "layout": {"legend": {"title": {"text": "variable"}, "tracegroupgap": 0}, "margin": {"t": 60}, "xaxis": {"anchor": "y", "domain": [0, 1], "title": {"text": "index"}}, "yaxis": {"anchor": "x", "domain": [0, 1], "title": {"text": "value"}}}}
